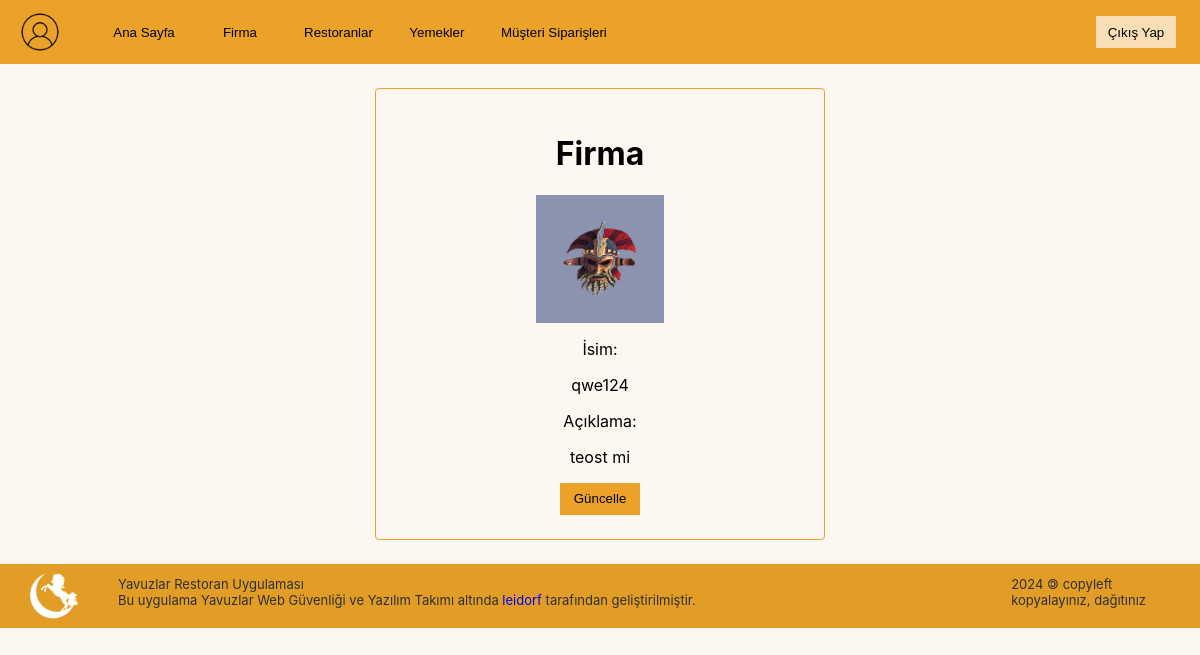
The page /view/company.php (signed in) on the database its author committed.
### tables this page shows
CREATE TABLE `company` (
  `id` int NOT NULL,
  `name` varchar(255) NOT NULL,
  `description` varchar(255) NOT NULL,
  `logo_path` varchar(255) NOT NULL,
  `deleted_at` datetime DEFAULT NULL
);

### scripts/functions.php (called while the page is built)
<?php
function htmlclean($text)
{
    $text = preg_replace("'<script[^>]*>.*?</script>'si", '', $text);
    $text = preg_replace('/<a\s+.*?href="([^"]+)"[^>]*>([^<]+)<\/a>/is', '\2 (\1)', $text);
    $text = preg_replace('//', '', $text);
    $text = preg_replace('/{.+?}/', '', $text);
    $text = preg_replace('/&nbsp;/', ' ', $text);
    $text = preg_replace('/&amp;/', ' ', $text);
    $text = preg_replace('/&quot;/', ' ', $text);
    $text = strip_tags($text);
    $text = htmlspecialchars($text);
    return $text;
}

### controllers/admin-controller.php (called while the page is built, shortened)
<?php
include "../config/db.php";
function GetCompanyById($company_id)
{
    global $pdo;
    $company_id = htmlclean($company_id);
    $query = "SELECT * FROM company WHERE id = :company_id";
    $statement = $pdo->prepare($query);
    $statement->execute(["company_id" => $company_id]);
    return $statement->fetch(PDO::FETCH_ASSOC);
}

### view/company.php (the view, shortened to what this page needs)
<?php
include "../controllers/auth-controller.php";
include "../controllers/admin-controller.php";
$company = GetCompanyById($_SESSION['company_id']);
require_once "header.php";
?>
<!DOCTYPE html>
<html lang="en">
<head>
    <link rel="stylesheet" href="../public/css/style.css">
</head>
<body>
    <div class="container">
        <div class="login t<?php echo $_SESSION['role']; ?>">
            <h1>Firma</h1>
            <img name="logo" class="medPhoto container_obj" src="<?php echo $company['logo_path']; ?>" alt="Firma Logosu" class="company_logo">
            <label for="name">İsim:</label>
            <p name="name"><?php echo $company['name']; ?></p>
            <label for="description">Açıklama:</label>
            <p name="description"><?php echo $company['description']; ?></p>
            <a href="update-company.php?<?php echo $company['id']; ?>"><button>Güncelle</button></a>
        </div>
    </div>
    <?php require_once "footer.php"; ?>
</body>
</html>

### public/css/style.css (style rules this page uses)
:root { font-family: "Inter", sans-serif; font-optical-sizing: auto; font-weight: 400; font-style: normal; --admin: #eb5654; --admin_dark: #c04745; --company: #eba228; --company_dark: #e29d26; --user: #ff963b; --user_dark: #d59057; }
body { height: 100vh; min-height: 100vh; margin: 0; background-color: #fcf7f1; }
button { height: 2rem; min-width: 5rem; background-color: var(--admin); cursor: pointer; border: none; padding: 0.5rem; }
.container { display: flex; justify-content: center; align-items: center; }
.login { text-align: center; position: relative; display: flex; padding: 1.5rem; width: 25rem; flex-direction: column; justify-content: center; align-items: center; border-radius: 0.25rem; }
.t1 { border: 1px solid var(--company); }
.b1 button, .t1 button { background-color: var(--company); }
.container_obj { margin-bottom: 1rem; }
.imageContainer .foodPhoto, .medPhoto { height: 128px; width: 128px; }

### rows shown on the page
company: logo_path (picture), name "qwe124", description "teost mi"
